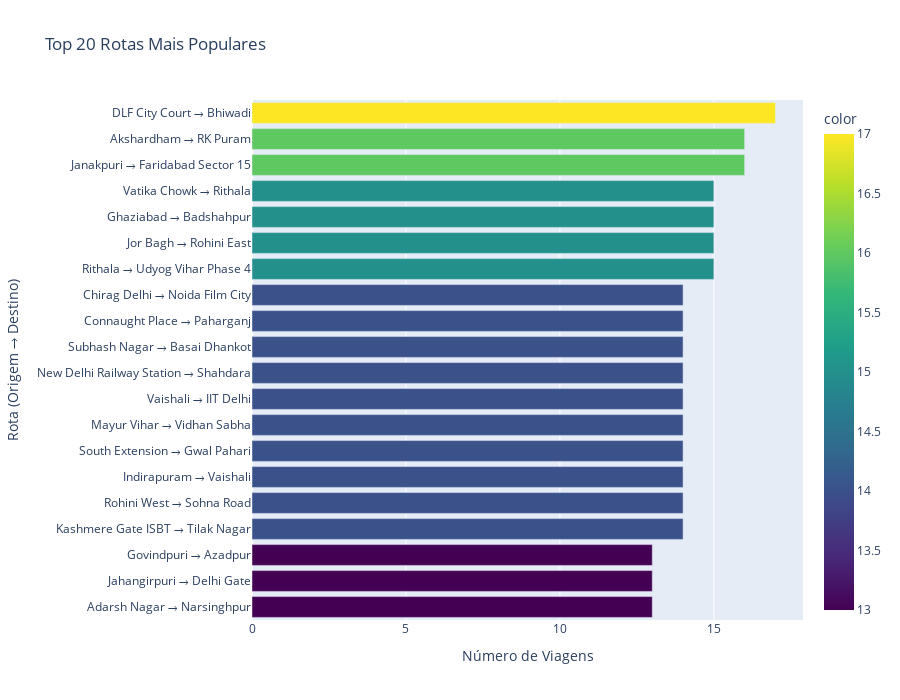

Write notebook code for a chart like this one.
### Markdown cell above
# Análise de Rotas Mais Populares

A análise das rotas mais populares revela que a rota DLF City Court → Bhiwadi lidera com aproximadamente 17 viagens, seguida por Janakpuri → Faridabad Sector 15 e Akshardham → RK Puram com cerca de 16 viagens cada. O dataset apresenta alta fragmentação, com milhares de rotas únicas e grande quantidade de rotas com apenas uma viagem, indicando que as top 10 rotas representam uma concentração muito baixa do total de viagens. Esse padrão sugere um comportamento altamente diversificado dos usuários, com poucas rotas recorrentes, o que dificulta a previsibilidade de demanda por trajeto específico, mas reforça a importância de manter cobertura ampla e disponibilidade de motoristas distribuída geograficamente em vez de concentrada em corredores fixos.

### Code cell
# Análise de rotas mais populares
df['Route'] = df['Pickup Location'] + ' → ' + df['Drop Location']
top_routes = df['Route'].value_counts().head(20)

print(f"\nTotal de rotas únicas: {df['Route'].nunique()}")
print(f"Rotas com apenas 1 viagem: {(df['Route'].value_counts() == 1).sum()}")
print(f"Concentração: As top 10 rotas representam {(top_routes.head(10).sum() / len(df) * 100):.2f}% das viagens")

# Gráfico das rotas mais populares
fig = px.bar(x=top_routes.values, y=top_routes.index, orientation='h',
             title='Top 20 Rotas Mais Populares',
             labels={'x': 'Número de Viagens', 'y': 'Rota (Origem → Destino)'},
             color=top_routes.values,
             color_continuous_scale='viridis')
fig.update_layout(height=700, yaxis={'categoryorder':'total ascending'})
fig.show()

### Figure 1 — Plotly figure (JSON) as saved in the notebook; plotly's stock layout.template omitted (floating-point values rounded to 4 significant figures)
{"data": [{"alignmentgroup": "True", "hovertemplate": "Número de Viagens=%{x}<br>Rota (Origem → Destino)=%{y}<br>color=%{marker.color}<extra></extra>", "legendgroup": "", "marker": {"color": [17, 16, 16, 15, 15, 15, 15, 14, 14, 14, 14, 14, 14, 14, 14, 14, 14, 13, 13, 13], "coloraxis": "coloraxis", "pattern": {"shape": ""}}, "name": "", "offsetgroup": "", "orientation": "h", "showlegend": false, "textposition": "auto", "type": "bar", "x": [17, 16, 16, 15, 15, 15, 15, 14, 14, 14, 14, 14, 14, 14, 14, 14, 14, 13, 13, 13], "xaxis": "x", "y": ["DLF City Court → Bhiwadi", "Janakpuri → Faridabad Sector 15", "Akshardham → RK Puram", "Rithala → Udyog Vihar Phase 4", "Jor Bagh → Rohini East", "Ghaziabad → Badshahpur", "Vatika Chowk → Rithala", "Kashmere Gate ISBT → Tilak Nagar", "Rohini West → Sohna Road", "Indirapuram → Vaishali", "South Extension → Gwal Pahari", "Mayur Vihar → Vidhan Sabha", "Vaishali → IIT Delhi", "New Delhi Railway Station → Shahdara", "Subhash Nagar → Basai Dhankot", "Connaught Place → Paharganj", "Chirag Delhi → Noida Film City", "Adarsh Nagar → Narsinghpur", "Jahangirpuri → Delhi Gate", "Govindpuri → Azadpur"], "yaxis": "y"}], "layout": {"barmode": "relative", "coloraxis": {"colorbar": {"title": {"text": "color"}}, "colorscale": [[0, "#440154"], [0.1111, "#482878"], [0.2222, "#3e4989"], [0.3333, "#31688e"], [0.4444, "#26828e"], [0.5556, "#1f9e89"], [0.6667, "#35b779"], [0.7778, "#6ece58"], [0.8889, "#b5de2b"], [1, "#fde725"]]}, "height": 700, "legend": {"tracegroupgap": 0}, "title": {"text": "Top 20 Rotas Mais Populares"}, "xaxis": {"anchor": "y", "domain": [0, 1], "title": {"text": "Número de Viagens"}}, "yaxis": {"anchor": "x", "categoryorder": "total ascending", "domain": [0, 1], "title": {"text": "Rota (Origem → Destino)"}}}}
